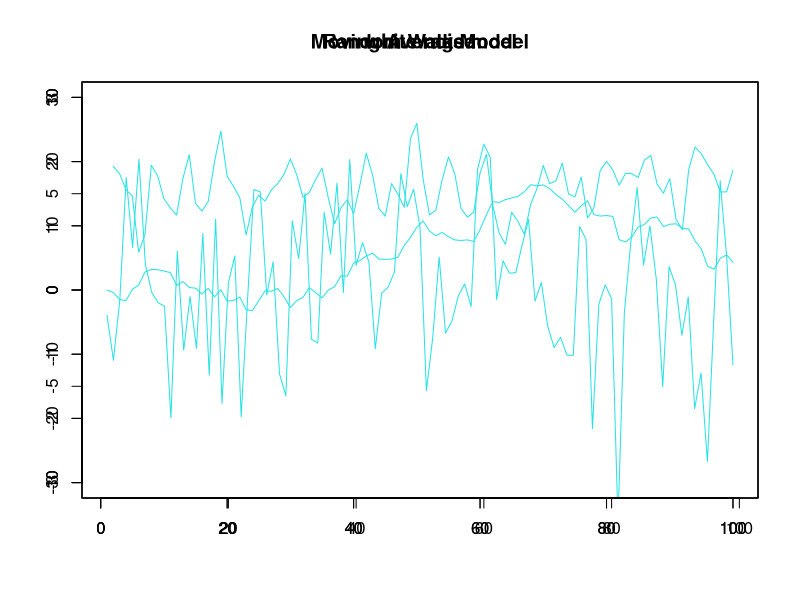

This chart was generated by the following R code:
#0409

rm(list=ls())

#random walk model : 5 sample path
Y <- 0
e <- rnorm(100, mean=0, sd=1)
for (i in 2:length(e)){
  Y[i] <- Y[i-1] + e[i]
}
yrange <- c(-30, 30)
par(new=TRUE)
ts.plot(Y, main="Random Walk Model", xlab="", ylab="", ylim=yrange, col=5)

difrange = c(-3, 3)
par(new=TRUE)
ts.plot(diff(Y), main="white noise", xlab="", ylab="", ylim=difrange, col=5) #white noise

#moving average model : 5 sample path
e <- rnorm(100, mean=0, sd=1)
e <- rnorm(100, mean=-5, sd=2)
e <- rnorm(100, mean=5, sd=2)
Y <- c()
for (i in 2:length(e)) {
  Y[i] <- e[i-1]/2 + e[i]/2
}
yrange <- c(-10, 10)
par(new=TRUE)
ts.plot(Y, main="Moving Average model", xlab="", ylab="", ylim=yrange, col=5)

